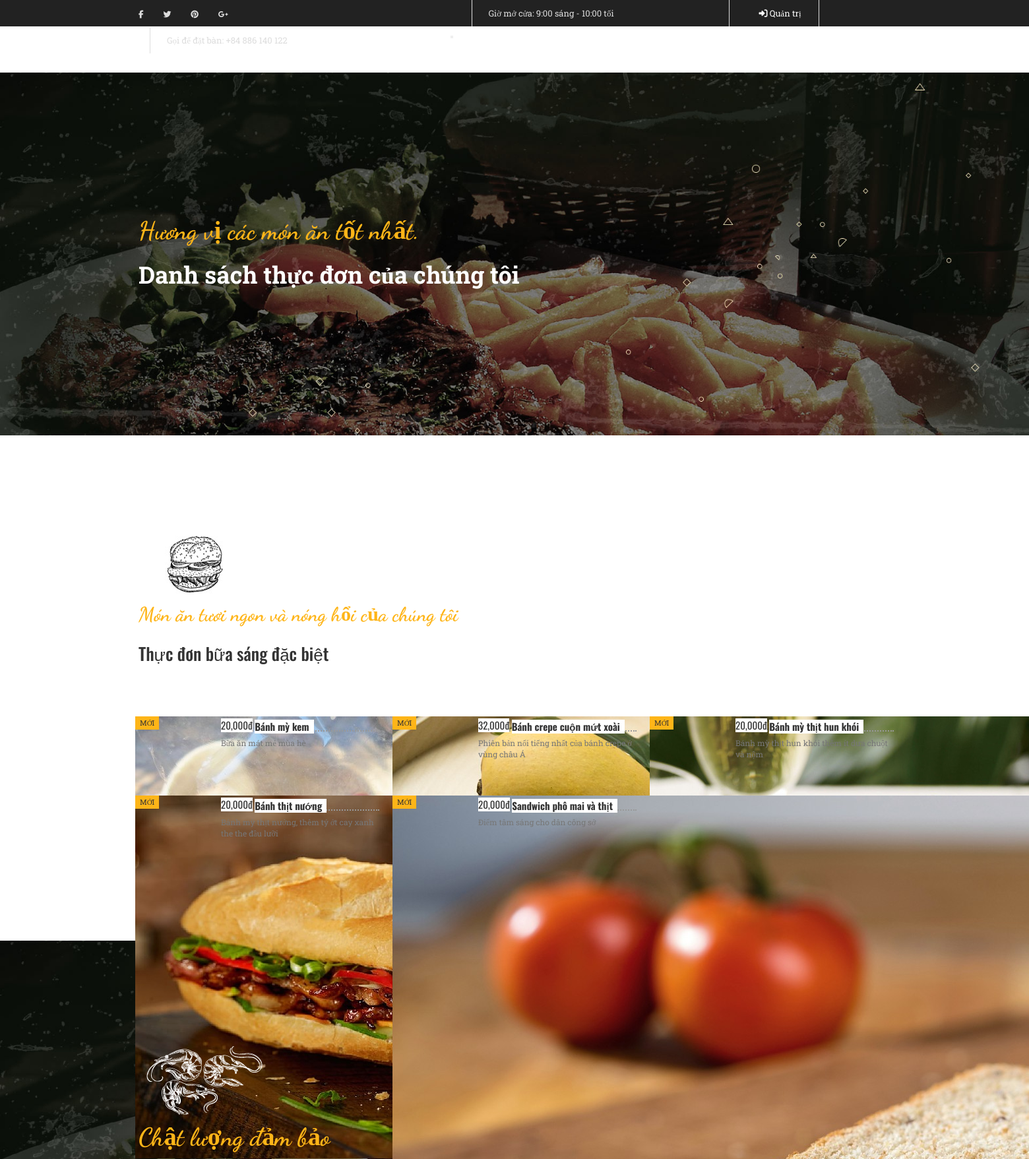
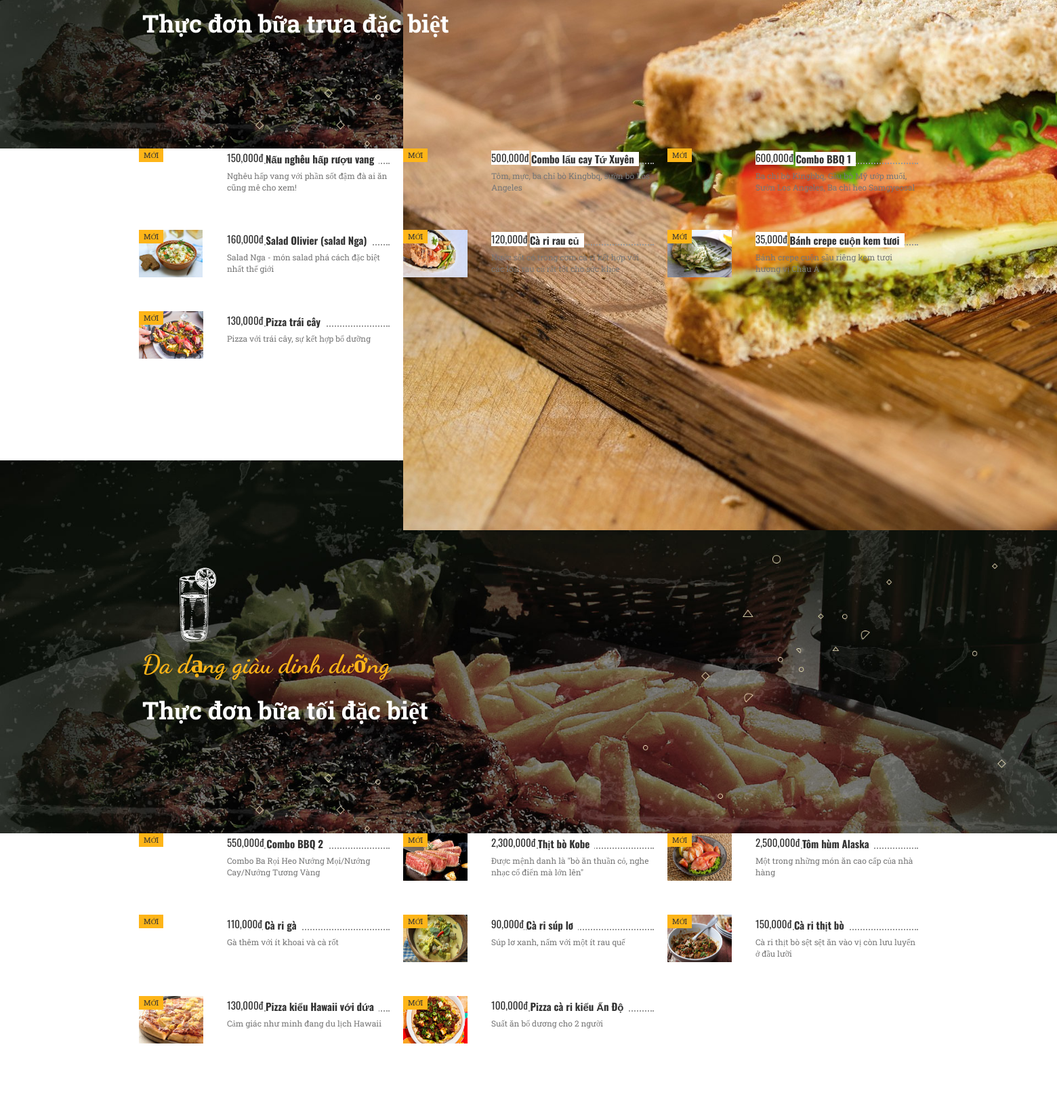
Page /index.php/menu (upper part) on the committed database (2 pictures, top to bottom).
### tables this page shows
CREATE TABLE `menu` (
  `id` int(11) NOT NULL,
  `name_dish` varchar(255) NOT NULL,
  `image_dish` text NOT NULL,
  `description` text NOT NULL,
  `id_meal` int(11) NOT NULL,
  `price` varchar(255) NOT NULL,
  `date_created` double NOT NULL
);

### application/controllers/Menu.php (called while the page is built, shortened)
<?php if ( ! defined('BASEPATH')) exit('No direct script access allowed');
class Menu extends CI_Controller {
	public function __construct()
	{
		$this->load->model('dish_model');
	}
	public function index()
	{
		$dsmonan = $this->dish_model->loadDsDishByMeal();
		$monantheobua = array(
			'dsmonan' => $dsmonan
		);
		$this->load->view('menu', $monantheobua);
	}
}

### index.php (called while the page is built, shortened)
<?php
require_once BASEPATH.'core/CodeIgniter.php';

### application/models/dish_model.php (called while the page is built, shortened)
<?php if ( ! defined('BASEPATH')) exit('No direct script access allowed');
class dish_model extends CI_Model {
	public function loadDsDishByMeal()
	{
		$this->db->select('*');
		$this->db->join('menu', 'menu.id_meal = meal.id', 'left');
		$this->db->order_by('menu.id', 'desc');
		$kq = $this->db->get('meal');
		$kq = $kq->result_array();
		return $kq;
	}
}

### application/views/menu.php (the view, shortened to what this page needs)
<!DOCTYPE html>
<html lang="en">
<head>
	<link rel="stylesheet" href="<?php echo base_url() ?>vendor/bootstrap.css">
	<link rel="stylesheet" href="<?php echo base_url() ?>vendor/font-awesome.css">
 	<link rel="stylesheet" href="<?php echo base_url() ?>1.css">
</head>
<body>
<?php include "header_home.php" ?>
<div class="khoimenu wow fadeInUp bannerkieu2dong">
	<div class="tieudekhoimenu text-xs-center">
		<div class="container">
			<div class="row">
				<div class="col-sm-8 push-sm-2">
					<span class="tieudephu fontdancing">Hương vị các món ăn tốt nhất.</span>
					<h3 class="tieudechinh fontroboto">Danh sách thực đơn của chúng tôi</h3>
			 	</div>
			</div>
		</div>
	</div>
</div>
<div class="thucdonct wow fadeInUp tthucdon">
	<div class="container">
		<div class="row">
			<div class="col-sm-12 text-xs-center">
				<div class="khoi2dong">
					<p><img src="images/service2.jpg" alt=""></p>
					<span class="fontdancing">Món ăn tươi ngon và nóng hổi của chúng tôi</span>
					<h2 class="fontoswald">Thực đơn bữa sáng đặc biệt</h2>
				</div>
			</div>
		</div>
	</div>
	<div class="noidungct">
		<div class="container">
			<div class="row nhieumon">
				<?php foreach ($dsmonan as $dsmon): ?>
				<?php if ($dsmon['id_meal'] == 1) {?>
				<div class="col-xs-12 col-sm-6 col-md-4 motmon sang">
					<div class="row">
						<div class="col-xs-3 col-sm-4">
							<div class="anhmon">
								<div class="tagnew">MỚI</div>
								<img src="<?= $dsmon['image_dish'] ?>" alt="" class="img-fluid">
							</div>
						</div>
						<div class="col-xs-9 col-sm-8">
							<div class="tenmon">
								<div class="tren">
									<span class="float-xs-right"><?php echo number_format($dsmon['price'],0,'.',',') . 'đ' ?></span>
									<b class="ten"><?= $dsmon['name_dish'] ?></b>
								</div>
								<div class="duoi">
									<?= $dsmon['description'] ?>
								</div>
							</div>
						</div>
					</div>
				</div>
				<?php } ?>
				<?php endforeach ?>
			</div>
		</div>
	</div>
</div>
	<div class="khoimenu wow fadeInUp bannerkieu2dong">
	<div class="tieudekhoimenu text-xs-center">
		<div class="container">
			<div class="row">
				<div class="col-sm-8 push-sm-2">
					<div><img src="images/3contom.png" alt=""></div>
					<span class="tieudephu fontdancing">Chật lượng đảm bảo</span>
					<h3 class="tieudechinh fontroboto">Thực đơn bữa trưa đặc biệt</h3>
			 	</div>
			</div>
		</div>
	</div>
</div>
<div class="thucdonct wow fadeInUp tthucdon">
	<div class="noidungct mt-3">
		<div class="container">
			<div class="row nhieumon">
				<?php foreach ($dsmonan as $dsmon): ?>
				<?php if ($dsmon['id_meal'] == 2) {?>
				<div class="col-xs-12 col-sm-6 col-md-4 motmon trua">
					<div class="row">
						<div class="col-xs-3 col-sm-4">
							<div class="anhmon">
								<div class="tagnew">MỚI</div>
								<img src="<?= $dsmon['image_dish'] ?>" alt="" class="img-fluid anhmonan">
							</div>
						</div>
						<div class="col-xs-9 col-sm-8">
							<div class="tenmon">
								<div class="tren">
									<span class="float-xs-right"><?php echo number_format($dsmon['price'],0,'.',',') . 'đ' ?></span>
									<b class="ten"><?= $dsmon['name_dish'] ?></b>
								</div>
								<div class="duoi">
									<?= $dsmon['description'] ?>
								</div>
							</div>
						</div>
					</div>
				</div>
				<?php } ?>
				<?php endforeach ?>
			</div>
		</div>
	</div>
</div>
	<div class="khoimenu wow fadeInUp bannerkieu2dong">
	<div class="tieudekhoimenu text-xs-center">
		<div class="container">
			<div class="row">
				<div class="col-sm-8 push-sm-2">
					<div><img src="images/nuocchanh.png" alt=""></div>
					<span class="tieudephu fontdancing">Đa dạng giàu dinh dưỡng</span>
					<h3 class="tieudechinh fontroboto">Thực đơn bữa tối đặc biệt</h3>
			 	</div>
			</div>
		</div>
	</div>
</div>
<div class="thucdonct wow fadeInUp tthucdon">
	<div class="noidungct mt-3">
		<div class="container">
			<div class="row nhieumon">
				<?php foreach ($dsmonan as $dsmon): ?>
				<?php if ($dsmon['id_meal'] == 3) {?>
				<div class="col-xs-12 col-sm-6 col-md-4 motmon sang">
					<div class="row">
						<div class="col-xs-3 col-sm-4">
							<div class="anhmon">
								<div class="tagnew">MỚI</div>
								<img src="<?= $dsmon['image_dish'] ?>" alt="" class="img-fluid anhmonan">
							</div>
						</div>
						<div class="col-xs-9 col-sm-8">
							<div class="tenmon">
								<div class="tren">
									<span class="float-xs-right"><?php echo number_format($dsmon['price'],0,'.',',') . 'đ' ?></span>
									<b class="ten"><?= $dsmon['name_dish'] ?></b>
								</div>
								<div class="duoi">
									<?= $dsmon['description'] ?>
								</div>
							</div>
						</div>
					</div>
				</div>
				<?php } ?>
				<?php endforeach ?>
			</div>
		</div>
	</div>
</div>

### application/views/header_home.php (shortened to what this page needs)
<div class="topheader">
		<div class="container">
			<div class="row">
				<div class="col-sm-5">
					<div class="mangxh float-sm-left text-xs-center text-sm-left">
					<a href=""><i class="fa fa-facebook"></i></a>
					<a href=""><i class="fa fa-twitter"></i></a>
					<a href=""><i class="fa fa-pinterest"></i></a>
					<a href=""><i class="fa fa-google-plus"></i></a>
					 </div>
					<div class="datban">
						Gọi để đặt bàn: +84 886 140 122
					 </div>
				</div>
				<div class="col-sm-4">
					<div class="datban openingtop float-sm-left text-sm-left text-xs-center">
						Giờ mở cửa: 9:00 sáng - 10:00 tối
					</div>
				</div>
				<div class="col-sm-3">
					<div class="datban dangnhapadmin openingtop float-sm-right text-sm-left text-xs-center">
						<ul class="dangnhapquantri">
							<?php if ($this->session->userdata('login')) { ?>
								<li class="lidangnhap"><a href="<?php echo base_url() . 'Homeadmin' ?>"><i class="fa fa-user"></i> <?php echo $this->session->userdata('login'); ?></a></li>
								<li class="lidangnhap"><a href="<?php echo base_url() . 'Homepage/logout' ?>"><i class="fa fa-sign-out"></i> Đăng xuất</a></li>
							<?php } else { ?>
 							<li class="lidangnhap"><a href="<?= base_url() ?>Login"><i class="fa fa-sign-in"></i> Quản trị</a></li>
							<?php } ?>
						</ul>
					</div>
				</div>
			</div>
		</div>
	</div>
	<div class="logovamenu">
    <nav class="navbar navbar-light fontroboto">
    	<div class="container">
		    <button class="navbar-toggler hidden-sm-up" type="button" data-toggle="collapse" data-target="#mtren">
		    </button>
      	</div>
    </nav>
	</div>

### 1.css (style rules this page uses)
.fontroboto { font-family: 'Roboto Slab', serif; }
.fontoswald { font-family: 'Oswald', sans-serif; }
.fontdancing { font-family: 'Dancing Script', cursive; }
span.tieudephu { font-size: 38px; font-weight: 700; color: #feb518; }
.dangnhapquantri { margin-bottom: 0px; }
.dangnhapadmin { border-left: 1px solid #ddd; float: left; margin-left: 17px; font-family: 'Roboto Slab', serif; font-size: 13px; color: #ddd; }
.dangnhapadmin.openingtop.float-sm-right { border-right: 1px solid #ddd; padding-right: 20px; }
.lidangnhap a { color: #ffffff; text-decoration: none; }
li.lidangnhap { display: inline-block; padding-left: 20px; }
.datban { border-left: 1px solid #ddd; float: left; margin-left: 17px; padding-left: 25px; font-family: 'Roboto Slab', serif; font-size: 13px; color: #ddd; }
.datban.openingtop.float-sm-right { border-right: 1px solid #ddd; padding-right: 26px; }
.mangxh a:nth-child(1) { padding-left: 0; }
.mangxh a { color: #dddddd; font-size: 12px; padding: 0 13px; }
.topheader { background: #222222; height: 40px; color: white; line-height: 40px; }
h3.tieudechinh { font-size: 36px; font-weight: bold; }
.tieudekhoimenu .container { display: table-cell; vertical-align: middle; }
.tieudekhoimenu.text-xs-center { display: table; margin: auto; height: 550px; }
.khoimenu { background: url(images/listmenu.jpg); background-size: cover; color: #ffffff; }
.thucdonct .anhmon .anhmonan { max-width: 95px; height: 70px; }
.thucdonct .noidungct { height: auto; position: relative; }
.duoi { color: #777777; font-size: 12px; font-family: 'Roboto Slab', serif; padding-top: 9px; }
b.ten { background: #ffffff; transform: translateY(5px); display: inline-block; padding-right: 7px; }
.tenmon .tren span { display: inline-block; background: #ffffff; transform: translateY(3px); }
.tenmon .tren { font-family: 'Oswald', sans-serif;font-size: 15px;color: #333333;border-bottom: 2px dotted #999999; }
.noidungct .row .row [class*=col-] { padding-left: 10px; padding-right: 10px; }
.tagnew { position: absolute; top: 0; background: #feb518; font-size: 11px; font-family: 'Roboto Slab', serif; padding: 2px 7px; }
.anhmon { position: relative; width: 100%; }
.anhmonan { max-width: 95px; height: 70px; }
.motmon { height: 120px; }
.thucdonct.tthucdon { padding-bottom: 100px; }
.tthucdon .khoi2dong { margin-top: 120px; margin-bottom: 77px; }
.tthucdon .khoi2dong p { margin: 0; }
.khoi2dong .fontoswald { color: #333333; font-size: 26px; line-height: 36px; }
.khoi2dong .fontdancing { font-size: 30px; color: #feb519; font-weight: bold; }
* { margin: 0; padding: 0; }

### rows in the picture
menu: price "20,000", name_dish "Bánh mỳ kem", description "Bữa ăn mát mẻ mùa hè"
menu: price "32,000", name_dish "Bánh crepe cuộn mứt xoài", description "Phiên bản nổi tiếng nhất của bánh crepe ở vùng châu Á"
menu: price "20,000", name_dish "Bánh mỳ thịt hun khói", description "Bánh mỳ thịt hun khói thêm ít dưa chuột và nộm"
menu: price "20,000", name_dish "Bánh thịt nướng", description "Bánh mỳ thịt nướng, thêm tý ớt cay xanh the the đầu lưỡi"
menu: image_dish (picture), price "20,000", name_dish "Sandwich phô mai và thịt", description "Điểm tâm sáng cho dân công sở"
menu: price "150,000", name_dish "Nấu nghêu hấp rượu vang", description "Nghêu hấp vang với phần sốt đậm đà ai ăn cũng mê cho xem!"
menu: price "500,000", name_dish "Combo lẩu cay Tứ Xuyên", description "Tôm, mực, ba chỉ bò Kingbbq, sườn bò Los Angeles"
menu: price "600,000", name_dish "Combo BBQ 1", description "Ba chỉ bò Kingbbq, Gầu bò Mỹ ướp muối, Sườn Los Angeles, Ba chỉ heo Samgyeosal"
menu: image_dish (picture), price "160,000", name_dish "Salad Olivier (salad Nga)", description "Salad Nga - món salad phá cách đặc biệt nhất thế giới"
menu: image_dish (picture), price "120,000", name_dish "Cà ri rau củ", description "Nước sốt có trong cơm cà ri kết hợp với các loại rau củ rất tốt cho sức khỏe"
menu: image_dish (picture), price "35,000", name_dish "Bánh crepe cuộn kem tươi", description "Bánh crepe cuộn sầu riêng kem tươi hương vị Châu Á"
menu: image_dish (picture), price "130,000", name_dish "Pizza trái cây", description "Pizza với trái cây, sự kết hợp bổ dưỡng"
menu: price "550,000", name_dish "Combo BBQ 2", description "Combo Ba Rọi Heo Nướng Mọi/Nướng Cay/Nướng Tương Vàng"
menu: image_dish (picture), price "2,300,000", name_dish "Thịt bò Kobe", description "Được mệnh danh là \"bò ăn thuần cỏ, nghe nhạc cổ điển mà lớn lên\""
menu: image_dish (picture), price "2,500,000", name_dish "Tôm hùm Alaska", description "Một trong những món ăn cao cấp của nhà hàng"
menu: price "110,000", name_dish "Cà ri gà", description "Gà thêm với ít khoai và cà rốt"
menu: image_dish (picture), price "90,000", name_dish "Cà ri súp lơ", description "Súp lơ xanh, nấm với một ít rau quế"
menu: image_dish (picture), price "150,000", name_dish "Cà ri thịt bò", description "Cà ri thịt bò sệt sệt ăn vào vị còn lưu luyến ở đầu lưỡi"
menu: image_dish (picture), price "130,000", name_dish "Pizza kiểu Hawaii với dứa", description "Cảm giác như minh đang du lịch Hawaii"
menu: image_dish (picture), price "100,000", name_dish "Pizza cà ri kiểu Ấn Độ", description "Suất ăn bổ dương cho 2 người"
